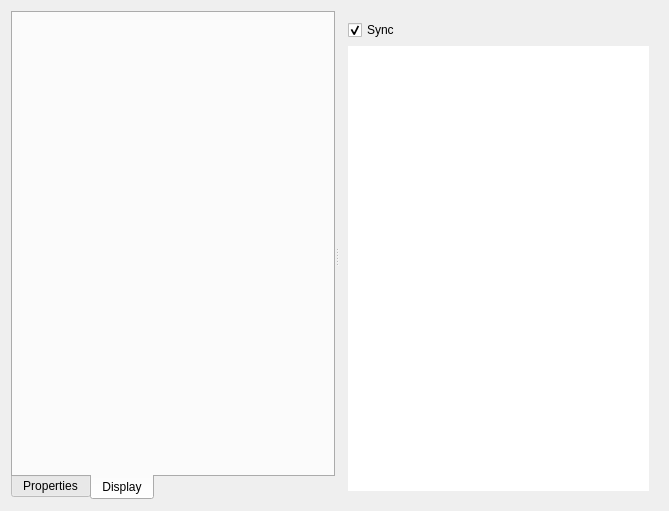
<ui version="4.0" >
 <class>MessageDisplay</class>
 <widget class="QWidget" name="MessageDisplay" >
  <property name="geometry" >
   <rect>
    <x>0</x>
    <y>0</y>
    <width>669</width>
    <height>511</height>
   </rect>
  </property>
  <property name="windowTitle" >
   <string>Message Display</string>
  </property>
  <layout class="QHBoxLayout" name="horizontalLayout_2" >
   <item>
    <widget class="QSplitter" name="splitter" >
     <property name="orientation" >
      <enum>Qt::Horizontal</enum>
     </property>
     <widget class="QTabWidget" name="tabWidget" >
      <property name="tabPosition" >
       <enum>QTabWidget::South</enum>
      </property>
      <property name="currentIndex" >
       <number>1</number>
      </property>
      <widget class="QWidget" name="propertyTab" >
       <property name="geometry" >
        <rect>
         <x>0</x>
         <y>0</y>
         <width>321</width>
         <height>457</height>
        </rect>
       </property>
       <attribute name="title" >
        <string>Properties</string>
       </attribute>
       <attribute name="icon" >
        <iconset resource="../../lib/widgets/profit.qrc" >
         <normaloff>:/images/icons/view_text.png</normaloff>:/images/icons/view_text.png</iconset>
       </attribute>
       <layout class="QVBoxLayout" name="verticalLayout" >
        <item>
         <widget class="QTableWidget" name="messageDetail" >
          <property name="sizePolicy" >
           <sizepolicy vsizetype="Preferred" hsizetype="Expanding" >
            <horstretch>0</horstretch>
            <verstretch>3</verstretch>
           </sizepolicy>
          </property>
          <property name="frameShape" >
           <enum>QFrame::NoFrame</enum>
          </property>
          <property name="alternatingRowColors" >
           <bool>true</bool>
          </property>
          <property name="selectionMode" >
           <enum>QAbstractItemView::SingleSelection</enum>
          </property>
          <property name="gridStyle" >
           <enum>Qt::DotLine</enum>
          </property>
          <column>
           <property name="text" >
            <string>Property</string>
           </property>
          </column>
          <column>
           <property name="text" >
            <string>Value</string>
           </property>
          </column>
         </widget>
        </item>
       </layout>
      </widget>
      <widget class="QWidget" name="displayTab" >
       <property name="geometry" >
        <rect>
         <x>0</x>
         <y>0</y>
         <width>321</width>
         <height>457</height>
        </rect>
       </property>
       <attribute name="title" >
        <string>Display</string>
       </attribute>
       <attribute name="icon" >
        <iconset resource="../../lib/widgets/profit.qrc" >
         <normaloff>:/images/icons/display.png</normaloff>:/images/icons/display.png</iconset>
       </attribute>
       <layout class="QVBoxLayout" name="verticalLayout_3" >
        <item>
         <widget class="MessageTypeSelect" native="1" name="messageTypeDisplay" >
          <property name="sizePolicy" >
           <sizepolicy vsizetype="Preferred" hsizetype="Preferred" >
            <horstretch>0</horstretch>
            <verstretch>1</verstretch>
           </sizepolicy>
          </property>
         </widget>
        </item>
       </layout>
      </widget>
     </widget>
     <widget class="QFrame" name="messageTableFrame" >
      <property name="sizePolicy" >
       <sizepolicy vsizetype="Preferred" hsizetype="Preferred" >
        <horstretch>0</horstretch>
        <verstretch>3</verstretch>
       </sizepolicy>
      </property>
      <property name="frameShape" >
       <enum>QFrame::NoFrame</enum>
      </property>
      <property name="frameShadow" >
       <enum>QFrame::Plain</enum>
      </property>
      <layout class="QVBoxLayout" name="verticalLayout_2" >
       <item>
        <layout class="QHBoxLayout" name="horizontalLayout" >
         <item>
          <widget class="QCheckBox" name="syncSource" >
           <property name="text" >
            <string>Sync</string>
           </property>
           <property name="checked" >
            <bool>true</bool>
           </property>
          </widget>
         </item>
         <item>
          <widget class="SearchBar" native="1" name="searchBar" >
           <property name="sizePolicy" >
            <sizepolicy vsizetype="Minimum" hsizetype="Minimum" >
             <horstretch>1</horstretch>
             <verstretch>0</verstretch>
            </sizepolicy>
           </property>
          </widget>
         </item>
        </layout>
       </item>
       <item>
        <widget class="QTableView" name="messageTable" >
         <property name="sizePolicy" >
          <sizepolicy vsizetype="Preferred" hsizetype="Expanding" >
           <horstretch>0</horstretch>
           <verstretch>3</verstretch>
          </sizepolicy>
         </property>
         <property name="frameShape" >
          <enum>QFrame::NoFrame</enum>
         </property>
         <property name="frameShadow" >
          <enum>QFrame::Plain</enum>
         </property>
         <property name="alternatingRowColors" >
          <bool>true</bool>
         </property>
         <property name="selectionMode" >
          <enum>QAbstractItemView::SingleSelection</enum>
         </property>
         <property name="selectionBehavior" >
          <enum>QAbstractItemView::SelectRows</enum>
         </property>
         <property name="gridStyle" >
          <enum>Qt::DotLine</enum>
         </property>
         <property name="cornerButtonEnabled" >
          <bool>false</bool>
         </property>
        </widget>
       </item>
      </layout>
     </widget>
    </widget>
   </item>
  </layout>
 </widget>
 <customwidgets>
  <customwidget>
   <class>SearchBar</class>
   <extends>QWidget</extends>
   <header location="global" >profit.lib.widgets.searchbar.h</header>
  </customwidget>
  <customwidget>
   <class>MessageTypeSelect</class>
   <extends>QWidget</extends>
   <header location="global" >profit.lib.widgets.messagetypeselect.h</header>
   <container>1</container>
  </customwidget>
 </customwidgets>
 <resources>
  <include location="../../lib/widgets/profit.qrc" />
 </resources>
 <connections/>
</ui>
